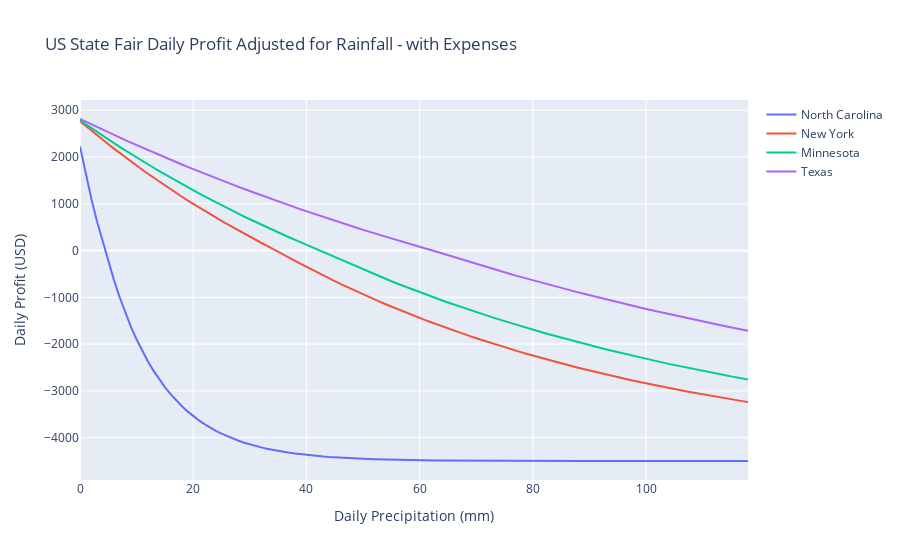

Here is the notebook cell this chart was saved with:
### Code cell
x = np.arange(120)

fig = go.Figure()
fig.add_trace(go.Scatter(x=x, y=nc_profit,
                    mode='lines',
                    name='North Carolina'))
fig.add_trace(go.Scatter(x=x, y=ny_profit,
                    mode='lines',
                    name='New York'))
fig.add_trace(go.Scatter(x=x, y=mn_profit,
                    mode='lines',
                    name='Minnesota'))
fig.add_trace(go.Scatter(x=x, y=tx_profit,
                    mode='lines',
                    name='Texas'))                
# Edit the layout
fig.update_layout(title='US State Fair Daily Profit Adjusted for Rainfall - with Expenses',
                   xaxis_title='Daily Precipitation (mm)',
                   yaxis_title='Daily Profit (USD)')
fig.show()
